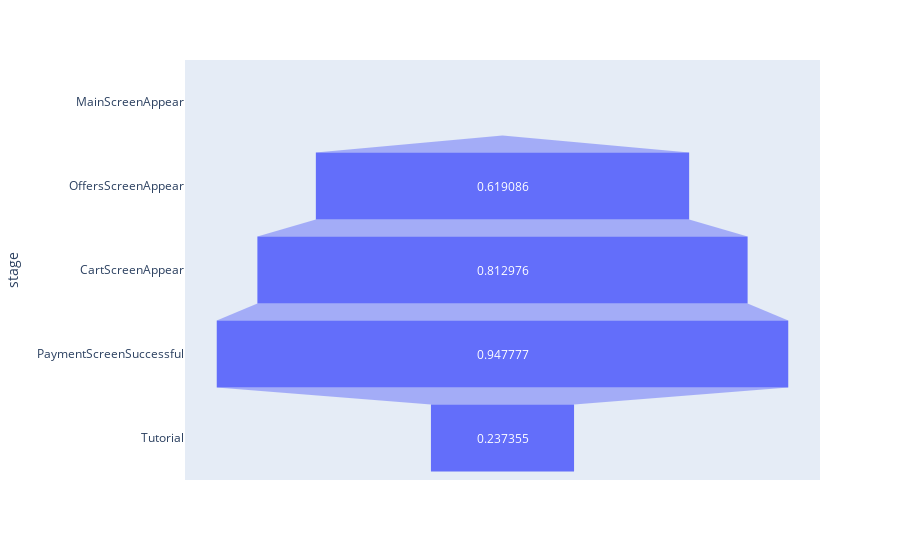

Notebook code for this chart:
### Code cell
data = dict(
    number=[0,0.619086, 0.812976, 0.947777, 0.237355],
    stage=["MainScreenAppear", "OffersScreenAppear", "CartScreenAppear", "PaymentScreenSuccessful", "Tutorial"])
fig = px.funnel(data, x='number', y='stage')
fig.show()

### Figure 1 — Plotly figure (JSON) as saved in the notebook; plotly's stock layout.template omitted (floating-point values rounded to 4 significant figures)
{"data": [{"hovertemplate": "number=%{x}<br>stage=%{y}<extra></extra>", "legendgroup": "", "marker": {"color": "#636efa"}, "name": "", "orientation": "h", "showlegend": false, "type": "funnel", "x": [0, 0.6191, 0.813, 0.9478, 0.2374], "xaxis": "x", "y": ["MainScreenAppear", "OffersScreenAppear", "CartScreenAppear", "PaymentScreenSuccessful", "Tutorial"], "yaxis": "y"}], "layout": {"legend": {"tracegroupgap": 0}, "margin": {"t": 60}, "xaxis": {"anchor": "y", "domain": [0, 1], "title": {"text": "number"}}, "yaxis": {"anchor": "x", "domain": [0, 1], "title": {"text": "stage"}}}}
